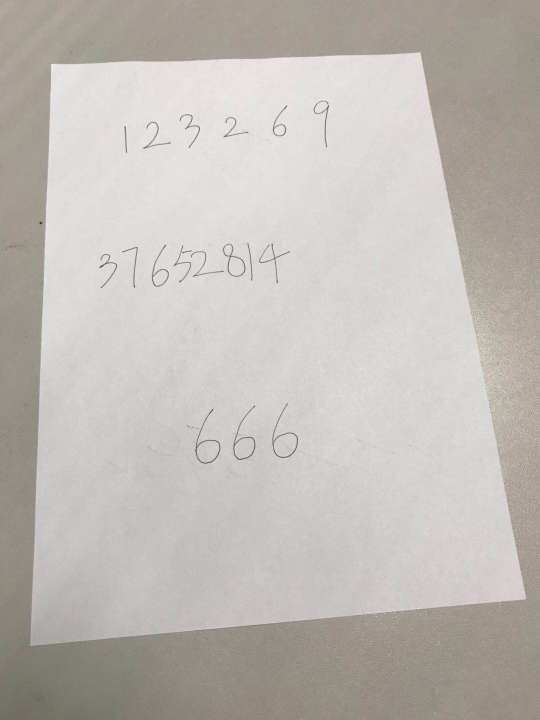
%> input picture 手写数字识别/input.jpg, 1080 x 1440 px (shown at 1/2 size)
$ octave --eval "Rectification;"   (GNU Octave 9; MATLAB toolbox functions it lacks are replaced by stand-ins)
%> lines starting %> are read from the running program, lines starting %| are printed output that depends on the picture
function [] = Rectification()
%转为灰度图
input_img = imread('input.jpg');
%> input_img is the input picture: size 1440x1080x3 uint8; mean R, G, B 190.9, 187.6, 182.7
%figure;imshow(input_img);
gray = rgb2gray(input_img);
%边缘提取
bw = edge(gray,'sobel');
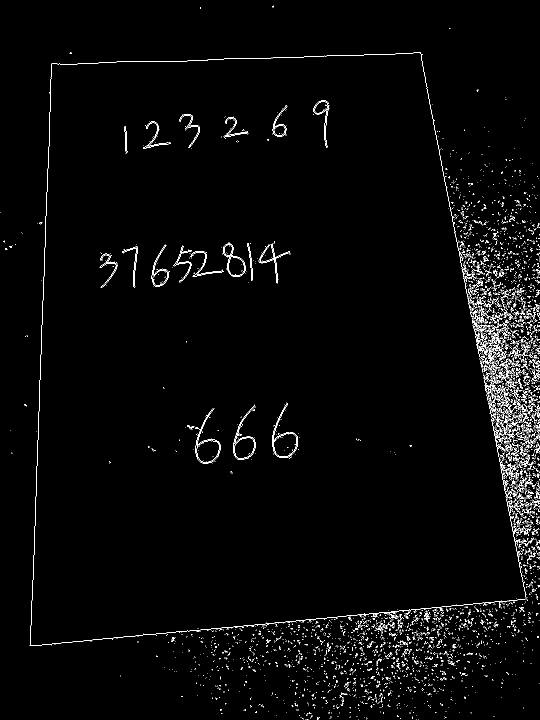
%> bw: size 1440x1080 logical (shown at 1/2 size); 1.9% white in thin lines or dots
%figure;imshow(bw);
%霍夫变换
[H,Theta,Rho] = hough(bw);
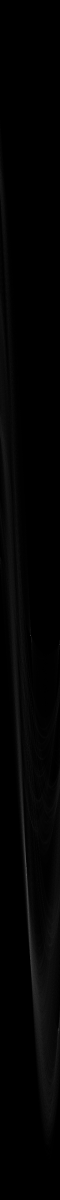
%> H: size 3599x180 double (shown at 1/3 size); min 0, max 599, mean 8.3; drawn with min black and max white
%> Theta = 180 values from -90 to 89; Rho = 3599 values from -1799 to 1799
%霍夫变换峰值，四条直线四个峰值点
P  = houghpeaks(H,4,'threshold',ceil(0.2*max(H(:))));
%> P = [1906 93; 2604 80; 1934 179; 3090 176]
%根据霍夫变换和峰值点寻找和连接线段
lines = houghlines(bw,Theta,Rho,P,'FillGap',250,'MinLength',10);
%> lines = 4 lines; point1 to point2 (x, y): (62, 1292) to (103, 131), (840, 106) to (1061, 1238), (1066, 1203) to (61, 1291), (828, 106) to (103, 132)
figure, imshow(input_img),hold on
%记录四个峰值点在原图上的坐标表示
points = zeros(4,2);
index = 1;
for k = 1:length(lines)
    %每条直线的起始点和终止点
    xy = [lines(k).point1; lines(k).point2];
    plot(xy(:,1),xy(:,2),'LineWidth',2,'Color','r');
    if index < 5
        points(index,1) = xy(1,1);
        points(index,2) = xy(1,2);
        index = index+1;
    end
    if index < 5
        points(index,1) = xy(2,1);
        points(index,2) = xy(2,2);
        index = index+1;
    end
end
%> this loop made 4 passes
%> (xy, index) on passes 1 to 2: ([62 1292; 103 131], 3), ([840 106; 1061 1238], 5)
%> xy on passes 3 to 4: [828 106; 103 132], [1066 1203; 61 1291]
%> after the loop, points = [62 1292; 103 131; 840 106; 1061 1238]
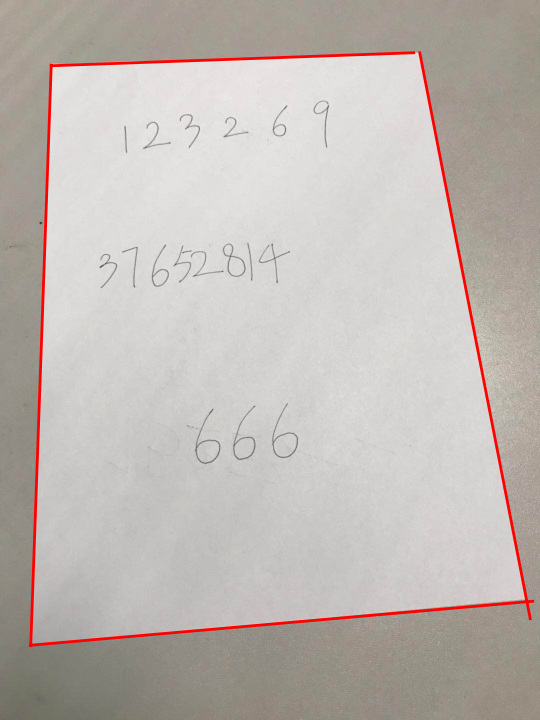
%> figure redrawn from the program's plot data; shown at 1/2 size

%display(points);
hold off
target = [1 1;1 720;540 1;540 720];
%根据原图的四个顶点找出透视变换的矩阵
TForm = cp2tform(points,target,'projective');
%> TForm = {ndims_in 2, ndims_out 2}
%根据转换矩阵转换原图
%> (the run ends here)
